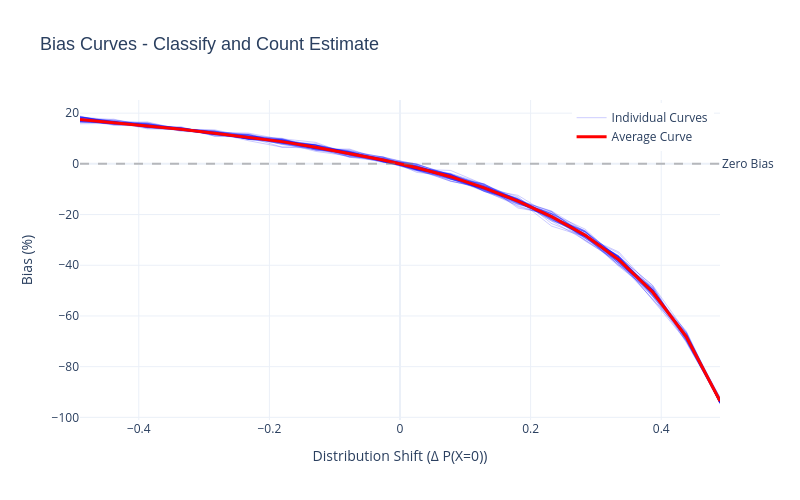

Here is the notebook cell this chart was saved with:
### Code cell
fig_cc = plot_bias_curves(
    results={
        "deltas": bias_curves_results["deltas"],
        "all_curves": bias_curves_results["all_cc"],
        "avg_curve": bias_curves_results["avg_cc"],
    },
    title="Bias Curves - Classify and Count Estimate",
    y_axis_title="Bias (%)",
)

fig_cc.show()
